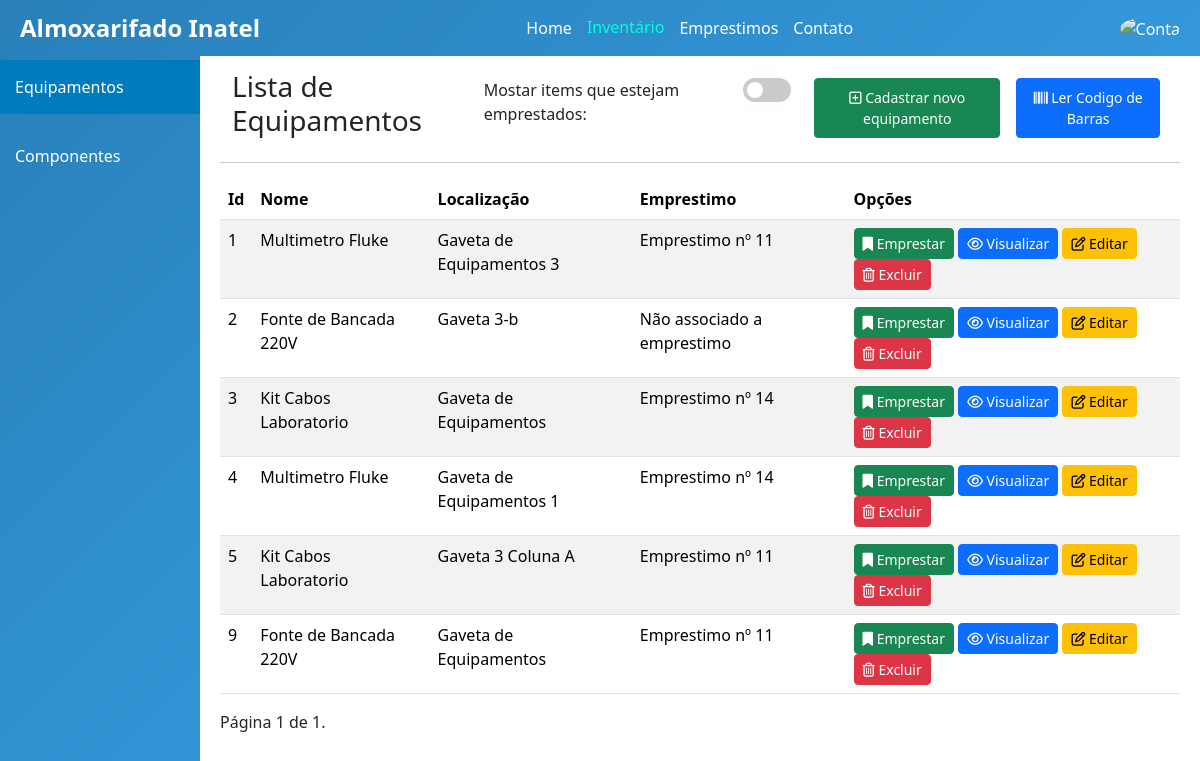
Page /inventario/equipamentos/ (signed in) on the earlier database version.
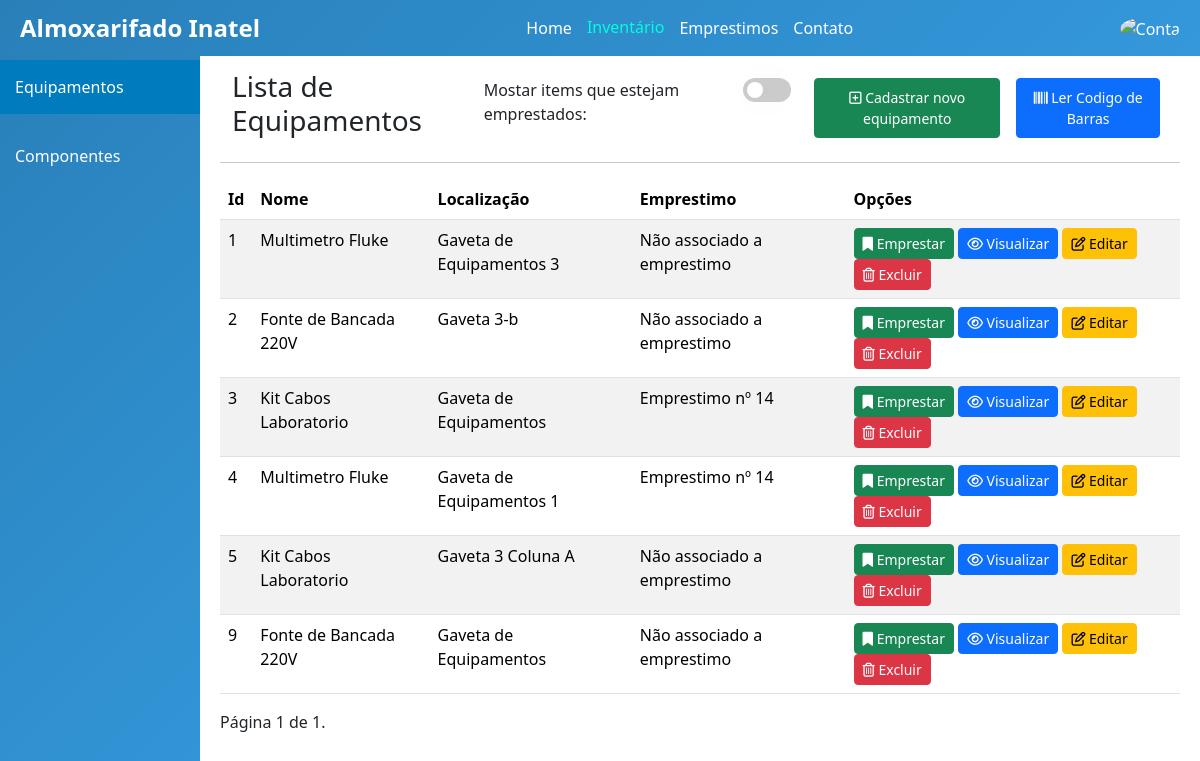
Same page on the later database version.
### inventario/models.py (models this page shows, shortened)
class Equipamento(models.Model):
    id = models.IntegerField(primary_key=True, unique=True)
    nome = models.CharField(max_length=50)
    descricao = models.CharField(max_length=500,verbose_name='Descrição')
    localizacao = models.CharField(max_length=50, verbose_name='Localização')
    emprestimo = models.ForeignKey(Emprestimo, on_delete=models.SET_DEFAULT, default=None, blank=True, null=True)

### emprestimos/models.py (models this page shows, shortened)
class Emprestimo(models.Model):
    id = models.BigAutoField(primary_key=True, unique=True)
    estado = models.CharField(max_length=50) # Ativo, Pendente(esperando aprovacao), Atrasado
    data_de_retirada = models.DateField(verbose_name='Data de Retirada', auto_now_add=True)
    data_de_devolucao = models.DateField(verbose_name='Data de Devolução')
    aluno = models.ForeignKey(Aluno, on_delete=models.PROTECT)
    funcionario = models.ForeignKey(Funcionario, on_delete=models.PROTECT)

### inventario/views.py (the view)
# urls.py: path('equipamentos/', equipamentosList, name='Listar-Equipamentos'),
def equipamentosList(request):
    if request.user.is_authenticated:
        equipamentos = Equipamento.objects.all()
        paginator = Paginator(equipamentos, 20) # paginador para 20 por pagina
        page_number = request.GET.get('page')
        page_equipamentos = paginator.get_page(page_number)
        return render(request,'equipamentos.html',{'equipamentos':page_equipamentos})
    else:
        return redirect('loginUser')
    model = Componente
    template_name = 'componentes.html'

### inventario/templates/equipamentos.html (shortened to what this page needs)
{% extends "base.html" %}
{% load static %}
{% block style %}
<link rel="stylesheet" href="{% static 'css/sideBar.css' %}">
<link rel="stylesheet" href="{% static 'css/bootstrap/bootstrap.min.css' %}">
<link rel="stylesheet" href="{% static 'fa/css/all.min.css' %}">
<link rel="stylesheet" href="{% static 'css/tables.css' %}">
<link rel="stylesheet" href="{% static 'css/datatables.min.css' %}">
{% endblock %}
{% block content %}
{% include "includes/sideBar.html" %}
<div class="content">
    <div class="container-fluid">
        <h3>Lista de Equipamentos</h3>
        <div class="buttons">
            <p class="mt-2">Mostar items que estejam emprestados: </p>
            <label class="switch">
                <span class="slider"></span>
            </label>
            {% if user.is_funcionario %}
            <a href="{% url 'Cadastrar-Equipamento' %}" class="btn btn-success btn-sm p-2 m-2" title="Cadastrar">
                <i class="fa-regular fa-square-plus"></i>
                Cadastrar novo equipamento
            </a>
            {% endif %}
            <button id="readerButton" class="btn btn-primary btn-sm p-2 m-2" type="button" title="Ler codigo de barras">
                <i class="fa-solid fa-barcode"></i>
                Ler Codigo de Barras
            </button>
        </div>
    </div>
    <hr>
    <div class="table-responsive">
        <table class="table table-striped" id="tabela-equipamentos">
            <thead>
                <tr>
                    <th>Id</th>
                    <th>Nome</th>
                    <th>Localização</th>
                    <th>Emprestimo</th>
                    <th>Opções</th>
                </tr>
            </thead>
            <tbody>
                {% for equipamento in equipamentos %}
                <tr itemID="{{ equipamento.id }}" itemName="{{ equipamento.nome }}" description="{{ equipamento.descricao }}" itemLocation="{{ equipamento.localizacao }}" emprestimo={% if equipamento.emprestimo != None %} {{ equipamento.emprestimo.id }} {% else %} false {% endif %}>
                    <td>{{ equipamento.id }}</td>
                    <td>{{ equipamento.nome }}</td>
                    <td>{{ equipamento.localizacao }}</td>
                    <td>{% if equipamento.emprestimo == None %} Não associado a emprestimo {% else %} Emprestimo nº {{equipamento.emprestimo.id}} {% endif %} </td>
                    <td>
                        {% if user.is_funcionario %}
                        <button id="emprestimoButton" class="btn btn-success btn-sm" title="Emprestar">
                            <i class="fa fa-bookmark" aria-hidden="true"></i>
                            Emprestar
                        </button>
                        {% endif %}
                        <button id="detail-button" class="btn btn-primary btn-sm" title="Visualizar">
                            <i class="fa-regular fa-eye"></i>
                            Visualizar
                        </button>
                        {% if user.is_funcionario %}
                        <a href="{% url 'Editar-Equipamento' equipamento.id %}" class="btn btn-warning btn-sm" title="Editar">
                            <i class="fa-regular fa-pen-to-square"></i>
                            Editar
                        </a>
                        <button id="delete-Button" class="btn btn-danger btn-sm" title="Excluir">
                            <i class="fa-regular fa-trash-can"></i>
                            Excluir
                        </button>
                        {% endif %}
                    </td>
                </tr>
                {% empty %}
                <tr>
                    <td colspan="4">Nenhum equipamento encontrado</td>
                </tr>
                {% endfor %}
            </tbody>
        </table>
    </div>
    <div class="pagination">
        <span class="step-links">
            <span class="current">
                Página {{ equipamentos.number }} de {{ equipamentos.paginator.num_pages }}.
            </span>
        </span>
    </div>
</div>
{% endblock %}

Differences in the rows shown:
changed Equipamento "Gaveta de Equipamentos 3": emprestimo.id "11" → (not shown); emprestimo_id "Emprestimo nº" → "Não associado a emprestimo"
changed Equipamento "Gaveta 3 Coluna A": emprestimo.id "11" → (not shown); emprestimo_id "Emprestimo nº" → "Não associado a emprestimo"
changed Equipamento id 9: emprestimo.id "11" → (not shown); emprestimo_id "Emprestimo nº" → "Não associado a emprestimo"
